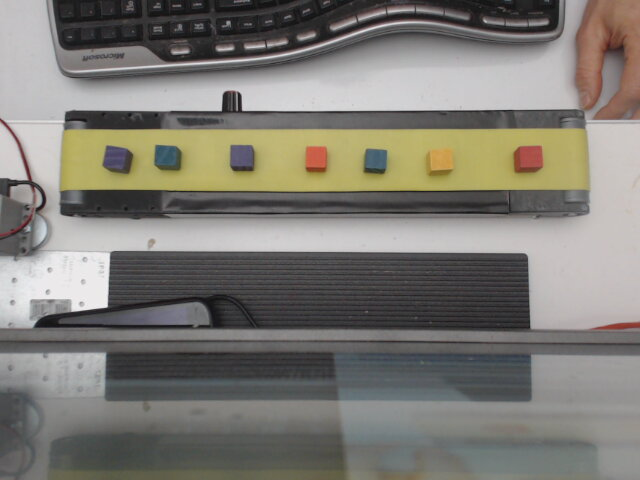
#> input picture cv/img/2018-11-30-205407.jpg, 640 x 480 px, given in place of the camera
$ python fromfile.py   (older library calls are emulated)
#> lines starting #> are read from the running program, lines starting #| are printed output that depends on the picture; after the words box and inside, x2 and y2 are one past the last pixel; in counts of white or black regions, pixels touching at a corner belong together
import cv2
import cvutils
from imutils import contours
import numpy as np


cap = cv2.VideoCapture(0)

# r, frame = cvutils.preselect(cam=cap)
_, frame = cap.read()
#> frame is the input picture: shape (480, 640, 3); mean B, G, R 115.8, 122.8, 125.6
r = (102, 50, 533, 59)

# [8 lines of commented-out code are left out]
imCrop = frame[int(r[1]):int(r[1] + r[3]), int(r[0]):int(r[0] + r[2])]
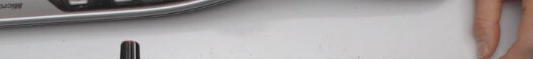
#> imCrop: shape (59, 533, 3); mean B, G, R 161.6, 161.7, 166.3
imCrop = cv2.GaussianBlur(imCrop, (11, 11), 0)
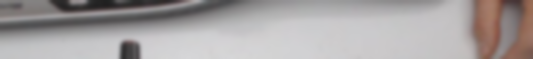
#> imCrop: shape (59, 533, 3); mean B, G, R 161.6, 161.7, 166.3
edged  = cv2.Canny(imCrop, 30, 150)
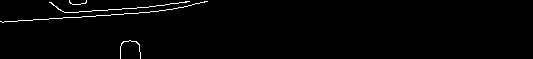
#> edged: shape (59, 533); 1.4% white in thin lines or dots, all inside (x1, y1, x2, y2) = (0, 0, 208, 59)

(_, cnts, _) = cv2.findContours(edged.copy(), cv2.RETR_EXTERNAL, cv2.CHAIN_APPROX_SIMPLE)
#> cnts = 4 contours, all with area under 20
# sort the contours from left-to-right and initialize the
# 'pixels per metric' calibration variable

if len(cnts) > 0:
    (cnts, _) = contours.sort_contours(cnts)
else:
    cnts = []

# cm = cvutils.get_cm(edged, cnts)
#
#  (_, cnts, _) = cv2.findContours(edged.copy(), cv2.RETR_EXTERNAL, cv2.CHAIN_APPROX_SIMPLE)
#     # sort the contours from left-to-right and initialize the
#     # 'pixels per metric' calibration variable
#
# if len(cnts) > 0:
#     (cnts, _) = contours.sort_contours(cnts)
#     cv2.drawContours(imCrop, [cnts], -1, (0, 255, 0), 2)

# Display cropped image
# cv2.imshow("Crop", imCrop)
#
# chan = cv2.split(imCrop)
# for c in chan:
#     print("min: {}, max {}".format(c.min(), c.max()))
#
# lower = (64, 112, 117)
# upper = (113, 178, 190)
# mask = cv2.inRange(imCrop, lower, upper)
# output = cv2.bitwise_not(imCrop, imCrop, mask = mask)
#

cv2.imshow("Crop", edged)
cv2.waitKey(0)
cv2.destroyAllWindows()

$ run again, on cv/img/2018-11-30-205421.jpg
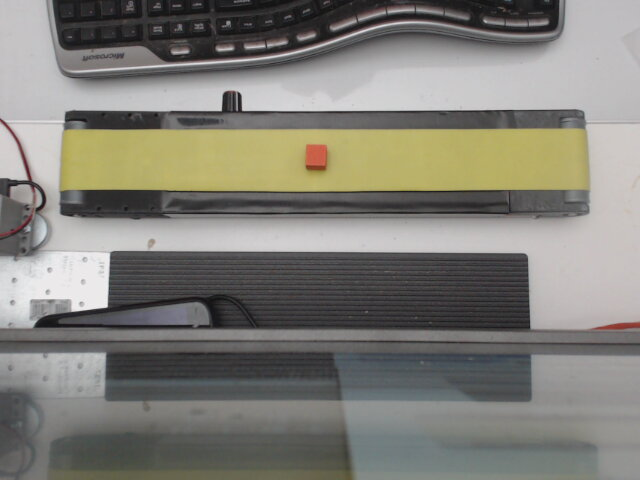
#> input picture cv/img/2018-11-30-205421.jpg, 640 x 480 px, given in place of the camera
#> frame is the input picture: shape (480, 640, 3); mean B, G, R 119.3, 126.7, 128.4
#> `imCrop = cv2.GaussianBlur(imCrop, (11, 11), 0)`:
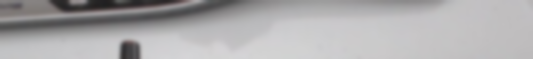
#> imCrop: shape (59, 533, 3); mean B, G, R 172, 170.8, 172
#> `edged  = cv2.Canny(imCrop, 30, 150)`:
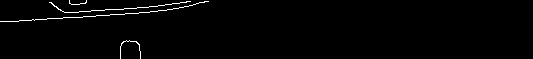
#> edged: shape (59, 533); 1.4% white in thin lines or dots, all inside (x1, y1, x2, y2) = (0, 0, 209, 59)
#> cnts = 4 contours, all with area under 20
